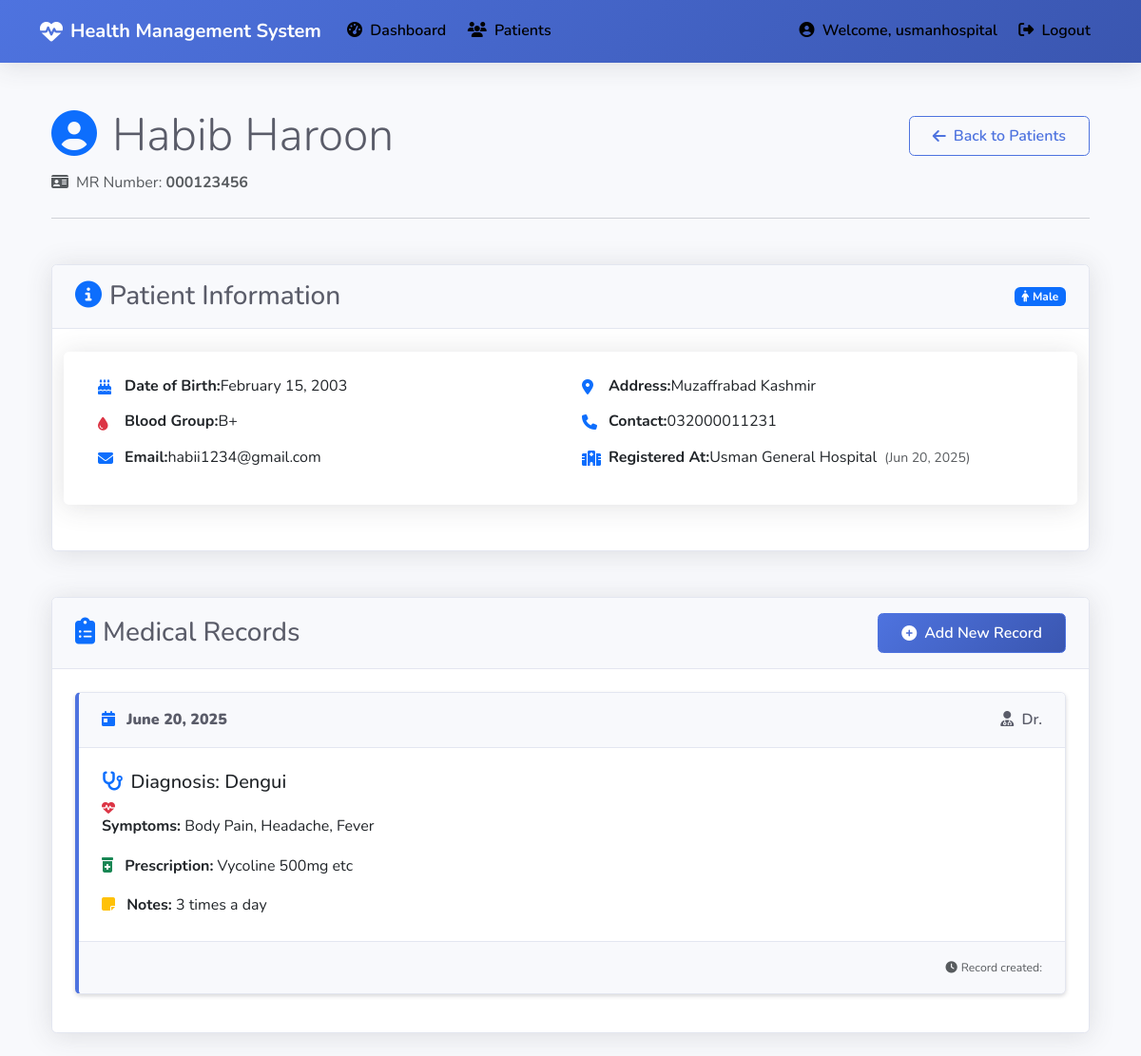
Page /patients/000123456/ (signed in) on the committed database.
### core/models.py (models this page shows, shortened)
class Patient(models.Model):
    mr_number = models.CharField(max_length=20, unique=True, validators=[MinLengthValidator(5)])
    first_name = models.CharField(max_length=100)
    last_name = models.CharField(max_length=100)
    date_of_birth = models.DateField()
    gender = models.CharField(max_length=10, choices=[('M', 'Male'), ('F', 'Female'), ('O', 'Other')])
    blood_group = models.CharField(max_length=5, blank=True)
    address = models.TextField()
    contact_number = models.CharField(max_length=15)
    email = models.EmailField(blank=True)
    registered_at = models.ForeignKey(Hospital, on_delete=models.CASCADE)
    registration_date = models.DateField(auto_now_add=True)

class Hospital(models.Model):
    user = models.OneToOneField(User, on_delete=models.CASCADE, null=True, blank=True)
    HOSPITAL_TYPES = [
        ('public', 'Public'),
        ('private', 'Private'),
        ('military', 'Military'),
        ('trust', 'Trust'),
        ('ngo', 'NGO'),
    ]
    name = models.CharField(max_length=200)
    registration_number = models.CharField(max_length=50, default='REG-00000')  # Removed unique=True temporarily
    hospital_type = models.CharField(max_length=20, choices=HOSPITAL_TYPES, default='private')
    street_address = models.CharField(max_length=255, default='')
    city = models.CharField(max_length=100, default='')
    state = models.CharField(max_length=100, default='')
    postal_code = models.CharField(max_length=20, default='')
    country = models.CharField(max_length=100, default='')
    contact_person_name = models.CharField(max_length=100, default='')
    designation = models.CharField(max_length=100, default='')
    contact_number = models.CharField(max_length=15)
    email = models.EmailField()
    alternate_contact = models.CharField(max_length=15, blank=True, null=True)
    fax_number = models.CharField(max_length=15, blank=True, null=True)
    registration_date = models.DateField(auto_now_add=True)
    def __str__(self):
        return self.name

class PatientRecord(models.Model):
    patient = models.ForeignKey(Patient, on_delete=models.CASCADE)
    doctor = models.ForeignKey(Doctor, on_delete=models.SET_NULL, null=True)
    visit_date = models.DateTimeField(auto_now_add=True)
    symptoms = models.TextField()
    diagnosis = models.TextField()
    prescription = models.TextField()
    notes = models.TextField(blank=True)
    next_visit = models.DateField(blank=True, null=True)

### core/views.py (the view)
# urls.py: path('patients/<str:mr_number>/', views.patient_detail, name='patient_detail'),
@login_required
def patient_detail(request, mr_number):
    patient = get_object_or_404(Patient, mr_number=mr_number)
    records = PatientRecord.objects.filter(patient=patient).order_by('-visit_date')
    return render(request, 'core/patient_detail.html', {
        'patient': patient,
        'records': records
    })

### templates/core/patient_detail.html (shortened to what this page needs)
{% extends 'base.html' %}
{% block content %}
<div class="container mt-4 fade-in">
    <div class="row mb-4">
        <div class="col-12">
            <div class="d-flex justify-content-between align-items-center">
                <h1 class="display-5 mb-0">
                    <i class="fas fa-user-circle me-3 text-primary"></i>{{ patient.first_name }} {{ patient.last_name }}
                </h1>
                <a href="{% url 'patient_list' %}" class="btn btn-outline-primary">
                    <i class="fas fa-arrow-left me-2"></i>Back to Patients
                </a>
            </div>
            <p class="text-muted mt-2">
                <i class="fas fa-id-card me-2"></i>MR Number: <span class="fw-bold">{{ patient.mr_number }}</span>
            </p>
            <hr class="my-4">
        </div>
    </div>
    <div class="row">
        <div class="col-md-12 mb-4">
            <div class="card">
                <div class="card-header d-flex justify-content-between align-items-center">
                    <h3 class="mb-0"><i class="fas fa-info-circle me-2 text-primary"></i>Patient Information</h3>
                    <span class="badge bg-primary">
                        {% if patient.gender == 'M' %}
                            <i class="fas fa-male me-1"></i>Male
                        {% elif patient.gender == 'F' %}
                            <i class="fas fa-female me-1"></i>Female
                        {% else %}
                            <i class="fas fa-user me-1"></i>{{ patient.gender }}
                        {% endif %}
                    </span>
                </div>
                <div class="card-body">
                    <div class="row patient-info">
                        <div class="col-md-6">
                            <p>
                                <i class="fas fa-birthday-cake me-2 text-primary"></i>
                                <strong>Date of Birth:</strong> {{ patient.date_of_birth|date:"F d, Y" }}
                            </p>
                            <p>
                                <i class="fas fa-tint me-2 text-danger"></i>
                                <strong>Blood Group:</strong> {{ patient.blood_group }}
                            </p>
                            <p>
                                <i class="fas fa-envelope me-2 text-primary"></i>
                                <strong>Email:</strong> {{ patient.email|default:"Not provided" }}
                            </p>
                        </div>
                        <div class="col-md-6">
                            <p>
                                <i class="fas fa-map-marker-alt me-2 text-primary"></i>
                                <strong>Address:</strong> {{ patient.address|default:"Not provided" }}
                            </p>
                            <p>
                                <i class="fas fa-phone me-2 text-primary"></i>
                                <strong>Contact:</strong> {{ patient.contact_number|default:"Not provided" }}
                            </p>
                            <p>
                                <i class="fas fa-hospital me-2 text-primary"></i>
                                <strong>Registered At:</strong> {{ patient.registered_at }}
                                <small class="text-muted ms-2">({{ patient.registration_date|date:"M d, Y" }})</small>
                            </p>
                        </div>
                    </div>
                </div>
            </div>
        </div>
    </div>
    <div class="row">
        <div class="col-md-12">
            <div class="card">
                <div class="card-header d-flex justify-content-between align-items-center">
                    <h3 class="mb-0"><i class="fas fa-clipboard-list me-2 text-primary"></i>Medical Records</h3>
                    <a href="{% url 'add_patient_record' patient.mr_number %}" class="btn btn-primary">
                        <i class="fas fa-plus-circle me-2"></i>Add New Record
                    </a>
                </div>
                <div class="card-body">
                    {% for record in records %}
                    <div class="card mb-3 medical-record">
                        <div class="card-header d-flex justify-content-between align-items-center">
                            <div>
                                <i class="fas fa-calendar-day me-2 text-primary"></i>
                                <strong>{{ record.visit_date|date:"F d, Y" }}</strong>
                            </div>
                            <div>
                                <i class="fas fa-user-md me-1"></i>
                                Dr. {{ record.doctor.user.get_full_name }}
                            </div>
                        </div>
                        <div class="card-body">
                            <h5 class="card-title">
                                <i class="fas fa-stethoscope me-2 text-primary"></i>Diagnosis: {{ record.diagnosis }}
                            </h5>
                            <p class="card-text">
                                <i class="fas fa-heartbeat me-2 text-danger"></i>
                                <strong>Symptoms:</strong> {{ record.symptoms }}
                            </p>
                            <p class="card-text">
                                <i class="fas fa-prescription-bottle-alt me-2 text-success"></i>
                                <strong>Prescription:</strong> {{ record.prescription }}
                            </p>
                            {% if record.notes %}
                            <p class="card-text">
                                <i class="fas fa-sticky-note me-2 text-warning"></i>
                                <strong>Notes:</strong> {{ record.notes }}
                            </p>
                            {% endif %}
                        </div>
                        <div class="card-footer text-muted text-end">
                            <small><i class="fas fa-clock me-1"></i>Record created: {{ record.created_at|date:"M d, Y H:i" }}</small>
                        </div>
                    </div>
                    {% endfor %}
                </div>
            </div>
        </div>
    </div>
</div>
{% endblock %}

### templates/base.html (shortened to what this page needs)
<!DOCTYPE html>
<html lang="en">
<head>
    <link rel="stylesheet" href="https://cdnjs.cloudflare.com/ajax/libs/font-awesome/6.4.0/css/all.min.css">
    <link href="https://cdn.jsdelivr.net/npm/bootstrap@5.3.0/dist/css/bootstrap.min.css" rel="stylesheet">
    {% load static %}
    <link href="{% static 'css/custom.css' %}" rel="stylesheet">
</head>
<body>
    {% if user.is_authenticated %}
    <nav class="navbar navbar-expand-lg navbar-dark mb-4">
        <div class="container">
            <a class="navbar-brand" href="{% url 'dashboard' %}">
                <i class="fas fa-heartbeat me-2"></i>Health Management System
            </a>
            <div class="collapse navbar-collapse" id="navbarNav">
                <ul class="navbar-nav me-auto">
                    <li class="nav-item">
                        <a class="nav-link" href="{% url 'dashboard' %}">
                            <i class="fas fa-tachometer-alt me-1"></i> Dashboard
                        </a>
                    </li>
                    <li class="nav-item">
                        <a class="nav-link" href="{% url 'patient_list' %}">
                            <i class="fas fa-users me-1"></i> Patients
                        </a>
                    </li>
                </ul>
                <div class="navbar-nav">
                    <span class="nav-item nav-link text-light">
                        <i class="fas fa-user-circle me-1"></i> Welcome, {{ user.get_full_name|default:user.username }}
                    </span>
                    <a class="nav-link" href="{% url 'logout' %}">
                        <i class="fas fa-sign-out-alt me-1"></i> Logout
                    </a>
                </div>
            </div>
        </div>
    </nav>
    {% endif %}
    <div class="container">
        {% block content %}{% endblock %}
    </div>
</body>
</html>

### static/css/custom.css (style rules this page uses)
:root { --primary-color: #4e73df; --primary-dark: #3a56b0; --secondary-color: #2c3e50; --success-color: #1cc88a; --info-color: #36b9cc; --warning-color: #f6c23e; --danger-color: #e74a3b; --light-color: #f8f9fc; --dark-color: #5a5c69; --border-radius: 0.35rem; --box-shadow: 0 0.15rem 1.75rem 0 rgba(58, 59, 69, 0.15); --box-shadow-sm: 0 0.125rem 0.25rem 0 rgba(58, 59, 69, 0.2); --transition: all 0.3s ease; --card-cap-bg: #f8f9fc; --card-border-color: #e3e6f0; }
body { font-family: 'Nunito', sans-serif; background-color: #f8f9fc; color: var(--dark-color); line-height: 1.6; min-height: 100vh; display: flex; flex-direction: column; }
.navbar { background: linear-gradient(135deg, var(--primary-color), var(--primary-dark)); box-shadow: var(--box-shadow); padding: 0.75rem 1rem; }
.navbar-brand { font-weight: 700; color: white !important; font-size: 1.25rem; display: flex; align-items: center; }
.navbar-brand i { margin-right: 0.5rem; font-size: 1.5rem; }
.nav-link { color: #000000 !important; transition: var(--transition); font-weight: 600; padding: 0.5rem 1rem; border-radius: var(--border-radius); margin: 0 0.2rem; position: relative; }
.card { border-radius: var(--border-radius); border: 1px solid var(--card-border-color); box-shadow: var(--box-shadow); transition: var(--transition); margin-bottom: 1.5rem; overflow: hidden; background-color: #fff; }
.card-header { background-color: var(--card-cap-bg); color: var(--dark-color); border-bottom: 1px solid var(--card-border-color); padding: 1rem 1.5rem; font-weight: 600; display: flex; align-items: center; justify-content: space-between; }
.card-header i { margin-right: 0.5rem; }
.card-body { padding: 1.5rem; }
.card-footer { background-color: var(--card-cap-bg); border-top: 1px solid var(--card-border-color); padding: 1rem 1.5rem; font-size: 0.875rem; }
.btn { font-weight: 600; padding: 0.5rem 1.5rem; border-radius: var(--border-radius); transition: var(--transition); display: inline-flex; align-items: center; justify-content: center; }
.btn i { margin-right: 0.5rem; }
.btn-primary { background: linear-gradient(135deg, var(--primary-color), var(--primary-dark)); border-color: var(--primary-color); color: white; }
.btn-outline-primary { color: var(--primary-color); border-color: var(--primary-color); }
.invalid-feedback, .text-danger { font-size: 0.875rem; margin-top: 0.25rem; display: block; }
.patient-info { background-color: #fff; border-radius: var(--border-radius); box-shadow: var(--box-shadow); padding: 1.5rem; margin-bottom: 1.5rem; }
.patient-info p { margin-bottom: 0.75rem; display: flex; align-items: center; }
.patient-info p i { width: 20px; margin-right: 0.75rem; color: var(--primary-color); }
.medical-record { margin-bottom: 1.5rem; border-radius: var(--border-radius); background-color: #fff; border-left: 4px solid var(--primary-color); box-shadow: var(--box-shadow-sm); transition: var(--transition); }
.fade-in { animation: fadeIn 0.5s ease-in-out; }

### rows in the picture
Patient: first_name "Habib", last_name "Haroon", mr_number "000123456", date_of_birth "February 15, 2003", blood_group "B+", email "habii1234@gmail.com", address "Muzaffrabad Kashmir", contact_number "032000011231", registered_at "Usman General Hospital", registration_date "Jun 20, 2025"
PatientRecord: visit_date "June 20, 2025", diagnosis "Dengui", symptoms "Body Pain, Headache, Fever", prescription "Vycoline 500mg etc", notes "3 times a day"

### other values in the picture
{{ user.get_full_name|default:user.username }} "usmanhospital"
